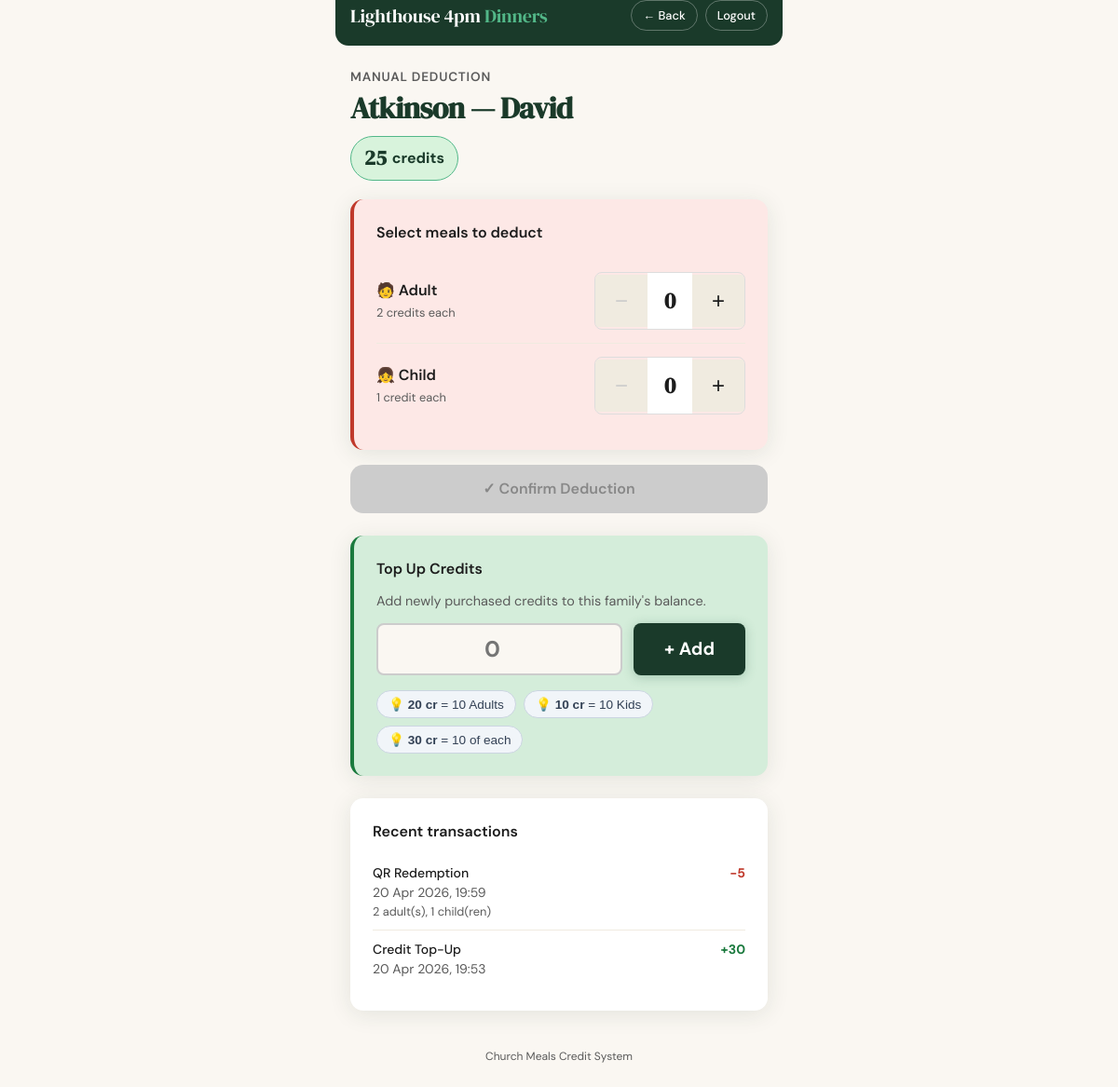
/kiosk/family/11/ (signed in), run on the app's committed database.
### meals/models.py (models this page shows, shortened)
class Family(models.Model):
    display_name = models.CharField(max_length=150)
    surname = models.CharField(max_length=100, db_index=True)
    primary_contact = models.CharField(max_length=100)
    pin_hash = models.CharField(max_length=256)
    credit_units = models.PositiveIntegerField(default=0)
    is_active = models.BooleanField(default=True)
    class Meta:
        ordering = ['surname', 'display_name']
        verbose_name_plural = 'Families'
    def max_meals_of_type(self, meal_type):
        pricing = MealPricing.get_active_pricing()
        unit_cost = pricing.get(meal_type, 1)
        if unit_cost == 0:
            return 99
        return self.credit_units // unit_cost

class Transaction(models.Model):
    REASON_CHOICES = [
        ('qr_redemption', 'QR Redemption'),
        ('manual_kiosk_entry', 'Manual Kiosk Entry'),
        ('admin_adjustment', 'Admin Adjustment'),
        ('credit_top_up', 'Credit Top-Up'),
    ]
    PERFORMED_BY_CHOICES = [
        ('system_qr', 'System (QR)'),
        ('kiosk_volunteer', 'Kiosk Volunteer'),
        ('admin', 'Admin'),
    ]
    family = models.ForeignKey(Family, on_delete=models.PROTECT, related_name='transactions')
    credit_delta = models.IntegerField()
    reason = models.CharField(max_length=30, choices=REASON_CHOICES)
    performed_by = models.CharField(max_length=20, choices=PERFORMED_BY_CHOICES)
    notes = models.CharField(max_length=255, blank=True)
    timestamp = models.DateTimeField(default=timezone.now, db_index=True)
    class Meta:
        ordering = ['-timestamp']

### meals/views.py (the view)
# urls.py: path('kiosk/family/<int:family_id>/', views.kiosk_family_detail, name='kiosk_family_detail'),
@require_kiosk_session
def kiosk_family_detail(request, family_id):
    family = get_object_or_404(Family, id=family_id, is_active=True)
    pricing = MealPricing.get_active_pricing()
    recent_transactions = family.transactions.all()[:10]
    context = {
        'family': family,
        'adult_unit_cost': pricing['adult'],
        'child_unit_cost': pricing['child'],
        'max_adults': family.max_meals_of_type('adult'),
        'max_children': family.max_meals_of_type('child'),
        'recent_transactions': recent_transactions,
    }
    return render(request, 'meals/kiosk_family_detail.html', context)

### meals/models.py (called while the page is built)
    @classmethod
    def get_active_pricing(cls):
        result = {}
        for meal_type, _ in cls.MEAL_TYPES:
            pricing = cls.objects.filter(
                meal_type=meal_type, is_active=True
            ).order_by('-active_from').first()
            result[meal_type] = pricing.unit_cost if pricing else 1
        return result

### meals/utils.py (called while the page is built)
def require_kiosk_session(view_func):
    @wraps(view_func)
    def wrapper(request, *args, **kwargs):
        if not request.session.get('kiosk_authenticated'):
            return redirect('meals:kiosk_login')
        return view_func(request, *args, **kwargs)
    return wrapper

### templates/meals/kiosk_family_detail.html (shortened to what this page needs)
{% extends "base.html" %}
{% block body_class %}kiosk-mode{% endblock %}
{% block header_nav %}
  <a href="{% url 'meals:kiosk_manual' %}" class="nav-link">← Back</a>
  <a href="{% url 'meals:kiosk_logout' %}" class="nav-link">Logout</a>
{% endblock %}
{% block content %}
<div class="animate-in">
  <p class="text-muted" style="font-size:0.85rem; text-transform:uppercase; letter-spacing:.06em; font-weight:600; margin-bottom:4px;">Manual deduction</p>
  <h1 style="margin-bottom:12px;">{{ family.display_name }}</h1>
  <div class="credit-badge {% if family.credit_units == 0 %}low{% endif %}" style="margin-bottom:20px;">
    <span class="credit-num">{{ family.credit_units }}</span>
    <span>credits</span>
  </div>
</div>
<div class="card animate-in delay-1" style="background-color: var(--danger-bg); border-left: 4px solid var(--danger);">
  <h3 style="margin-bottom:16px;">Select meals to deduct</h3>
  <div class="meal-row">
    <div>
      <div class="meal-label">🧑 Adult</div>
      <div class="meal-cost">{{ adult_unit_cost }} credit{{ adult_unit_cost|pluralize }} each</div>
    </div>
    <div class="meal-counter">
      <button type="button" class="counter-btn" id="adult-dec" onclick="adjust('adult',-1)" disabled>−</button>
      <span class="counter-val" id="adult-val">0</span>
      <button type="button" class="counter-btn" id="adult-inc" onclick="adjust('adult',1)" {% if max_adults == 0 %}disabled{% endif %}>+</button>
    </div>
  </div>
  <div class="meal-row">
    <div>
      <div class="meal-label">👧 Child</div>
      <div class="meal-cost">{{ child_unit_cost }} credit{{ child_unit_cost|pluralize }} each</div>
    </div>
    <div class="meal-counter">
      <button type="button" class="counter-btn" id="child-dec" onclick="adjust('child',-1)" disabled>−</button>
      <span class="counter-val" id="child-val">0</span>
      <button type="button" class="counter-btn" id="child-inc" onclick="adjust('child',1)" {% if max_children == 0 %}disabled{% endif %}>+</button>
    </div>
  </div>
</div>
<div class="animate-in delay-3">
  <button class="btn btn-primary" id="deduct-btn" disabled onclick="confirmDeduct()">
    ✓ Confirm Deduction
  </button>
</div>
<div class="card animate-in delay-2.5" style="margin-top:24px; background-color: var(--success-bg); border-left: 4px solid var(--success);">
  <h3 style="margin-bottom:12px;">Top Up Credits</h3>
  <p class="text-muted" style="font-size:0.9rem; margin-bottom:12px;">Add newly purchased credits to this family's balance.</p>
<div style="display: flex; gap: 12px; height: 56px; margin-bottom: 16px; align-items: stretch;">
    <input type="number" id="topup-amount" min="1" max="100" placeholder="0"
           style="flex: 1 1 auto; width: 100%; margin: 0; padding: 0 16px; font-size: 1.5rem; font-weight: bold; text-align: center; border-radius: 8px; border: 2px solid #ccc; box-sizing: border-box;">
    <button class="btn btn-primary" onclick="confirmTopUp()"
            style="flex: 0 0 auto; width: auto; min-width: 120px; white-space: nowrap; margin: 0; background: var(--green-deep); border: none; font-size: 1.2rem; font-weight: bold; border-radius: 8px;">
      + Add
    </button>
  </div>
  <div id="topup-hints" style="display: flex; flex-wrap: wrap; gap: 8px;">
    </div>
</div>
{% if recent_transactions %}
<div class="card animate-in delay-4" style="margin-top:24px;">
  <h3 style="margin-bottom:12px;">Recent transactions</h3>
  {% for txn in recent_transactions %}
  <div class="txn-item">
    <div>
      <div style="font-weight:500;">{{ txn.get_reason_display }}</div>
      <div class="text-muted">{{ txn.timestamp|date:"d M Y, H:i" }}</div>
      {% if txn.notes %}<div class="text-muted" style="font-size:0.8rem;">{{ txn.notes }}</div>{% endif %}
    </div>
    <div class="txn-delta {% if txn.credit_delta >= 0 %}pos{% else %}neg{% endif %}">
      {% if txn.credit_delta >= 0 %}+{% endif %}{{ txn.credit_delta }}
    </div>
  </div>
  {% endfor %}
</div>
{% endif %}
{% endblock %}

### templates/base.html (style rules this page uses)
:root { --green-deep: #1a3a2a; --green-mid: #2d6a4f; --green-light: #52b788; --green-pale: #d8f3dc; --cream: #faf7f2; --cream-dark: #f0ebe0; --ink: #1c1c1c; --ink-muted: #5a5a5a; --success: #1b7a3e; --success-bg: #d4edda; --danger: #c0392b; --danger-bg: #fde8e6; --warning-bg: #fff3cd; --radius: 14px; --radius-sm: 8px; --shadow: 0 4px 24px rgba(26,58,42,0.10); --shadow-lg: 0 8px 40px rgba(26,58,42,0.16); --font-display: 'DM Serif Display', Georgia, serif; --font-body: 'DM Sans', system-ui, sans-serif; }
*, *::before, *::after { box-sizing: border-box; margin: 0; padding: 0; }
html { font-size: 16px; -webkit-text-size-adjust: 100%; }
body { font-family: var(--font-body); background: var(--cream); color: var(--ink); min-height: 100dvh; line-height: 1.5; }
.nav-link { font-size: 0.8rem; font-weight: 500; color: var(--ink-muted); text-decoration: none; padding: 6px 12px; border-radius: 20px; border: 1.5px solid var(--cream-dark); transition: all 0.15s; }
h1 { font-family: var(--font-display); font-size: 2rem; color: var(--green-deep); line-height: 1.15; letter-spacing: -0.02em; margin-bottom: 8px; }
h3 { font-size: 1rem; font-weight: 600; color: var(--ink); margin-bottom: 4px; }
p { color: var(--ink-muted); margin-bottom: 12px; }
.card { background: #fff; border-radius: var(--radius); box-shadow: var(--shadow); padding: 24px; margin-bottom: 16px; }
.btn { display: inline-flex; align-items: center; justify-content: center; gap: 8px; min-height: 52px; padding: 12px 24px; border-radius: var(--radius); font-family: var(--font-body); font-size: 1rem; font-weight: 600; cursor: pointer; border: none; text-decoration: none; transition: transform 0.1s, box-shadow 0.1s, background 0.15s; width: 100%; -webkit-tap-highlight-color: transparent; }
.btn-primary { background: var(--green-mid); color: #fff; box-shadow: 0 2px 12px rgba(45,106,79,0.3); }
.btn:disabled, .btn[disabled] { background: #ccc !important; color: #888 !important; box-shadow: none !important; cursor: not-allowed; border-color: #ccc !important; }
input[type="text"], input[type="tel"], input[type="number"], input[type="password"], select { width: 100%; min-height: 52px; padding: 12px 16px; border: 1.5px solid #ddd; border-radius: var(--radius-sm); font-family: var(--font-body); font-size: 1rem; background: var(--cream); color: var(--ink); outline: none; transition: border-color 0.15s; }
.text-muted { color: var(--ink-muted); font-size: 0.875rem; }
.credit-badge { display: inline-flex; align-items: center; gap: 6px; background: var(--green-pale); color: var(--green-deep); border: 1.5px solid var(--green-light); border-radius: 24px; padding: 6px 14px; font-weight: 700; font-size: 1rem; }
.credit-badge .credit-num { font-size: 1.4rem; font-family: var(--font-display); }
.meal-counter { display: flex; align-items: center; gap: 0; border: 1.5px solid #ddd; border-radius: var(--radius-sm); overflow: hidden; }
.counter-btn { min-width: 56px; min-height: 56px; font-size: 1.5rem; font-weight: 300; background: var(--cream-dark); border: none; cursor: pointer; color: var(--ink); transition: background 0.1s; -webkit-tap-highlight-color: transparent; flex-shrink: 0; }
.counter-btn:disabled { color: #ccc; cursor: not-allowed; }
.counter-val { flex: 1; text-align: center; font-size: 1.5rem; font-weight: 700; font-family: var(--font-display); padding: 12px; min-width: 48px; background: #fff; }
.meal-row { display: flex; align-items: center; justify-content: space-between; padding: 14px 0; border-bottom: 1px solid var(--cream-dark); }
.meal-row:last-child { border-bottom: none; }
.meal-label { font-weight: 600; font-size: 1rem; }
.meal-cost { font-size: 0.8rem; color: var(--ink-muted); margin-top: 2px; }
.txn-item { display: flex; justify-content: space-between; align-items: flex-start; padding: 10px 0; border-bottom: 1px solid var(--cream-dark); font-size: 0.875rem; }
.txn-item:last-child { border-bottom: none; }
.txn-delta { font-weight: 700; }
.txn-delta.pos { color: var(--success); }
.txn-delta.neg { color: var(--danger); }
.kiosk-mode .site-logo, .kiosk-mode .nav-link { color: #fff; border-color: rgba(255,255,255,0.3); }
.animate-in { animation: fadeUp 0.3s ease both; }
.delay-1 { animation-delay: 0.05s; }
.delay-3 { animation-delay: 0.15s; }
.delay-4 { animation-delay: 0.20s; }

### data on the page
Family: display_name "Atkinson — David", credit_units "25"
Transaction: reason "QR Redemption", timestamp "20 Apr 2026, 19:59", notes "2 adult(s), 1 child(ren)", credit_delta "-5"
Transaction: reason "Credit Top-Up", timestamp "20 Apr 2026, 19:53", credit_delta "30"

### other printed values
{{ adult_unit_cost }} "2"
{{ child_unit_cost }} "1"
